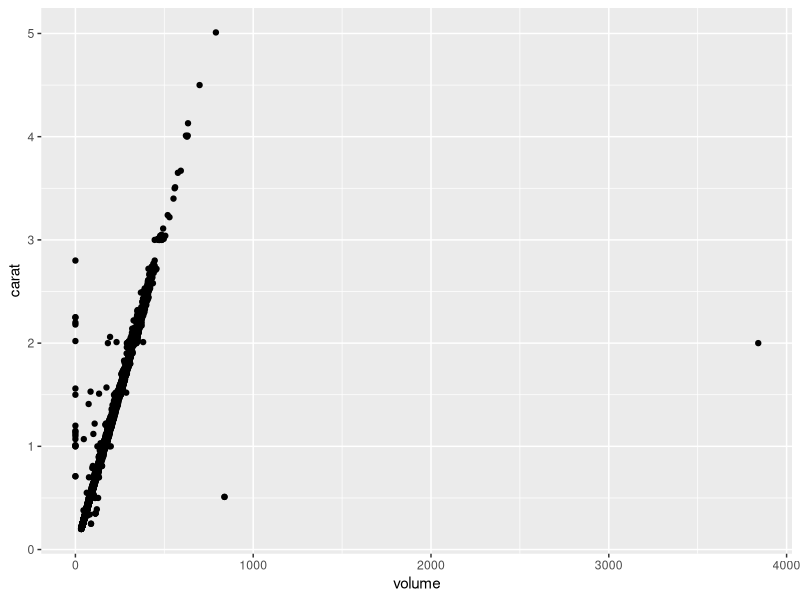

The R source for this figure:
## ---- chunk 1
install.packages("tidyverse")
library(tidyverse)
library(ggplot2)

## ---- chunk 2
help("diamonds")
## ---- chunk 3
levels(diamonds$cut)
## ---- chunk 4
table(diamonds$cut)
## ---- chunk 5
# Restriction du tableau aux diamants dont la coupe est "Fair"

diamonds %>% filter(cut == "Fair", color == "E")
## ---- chunk 6
# Restriction du tableau aux diamants dont la coupe n'est pas "Fair"

diamonds %>% filter(cut != "Fair")
## ---- chunk 7
# Restriction du tableau aux diamants dont la coupe est "Fair" ou "Good"
choix <- c("Fair","Good","Ideal")
diamonds %>% filter(cut %in% choix)
## ---- chunk 8
# Ecrivez votre code ici :
diamonds %>% filter(price > 15000)
  
## ---- chunk 9
#Selection des colonnes Cut, Clarity et Price

diamonds %>% select(cut, clarity, price)  

#Remarque : les noms des colonnes ne sont pas entre guillemets

## ---- chunk 10
# Selection des colonnes Cut, Clarity et Price en utilisant le symbole -

diamonds %>% select(-cut, -clarity, -price)  

# Selection des colonnes Cut, Clarity et Price en utilisant le symbole ! et la fonction c()

diamonds %>% select(!c(cut, clarity, price))  


## ---- chunk 11
# Selection de toutes les colonnes commençant par la lettre "c"

diamonds %>% select(starts_with("c")) # la chaine de caractère est entre guillements
## ---- chunk 12
# Ecrivez votre code ici :

 
  
  
## ---- chunk 13
# Ajout de la colonne "volume" au dataset diamonds avec la fonction mutate

diamonds %>% mutate(volume = x * y * z)  #le nom de la colonne n'est pas entre guillemets
## ---- chunk 14
# Scatter plot du poids des diamants en fonction de leur volume

diamonds %>% 
  mutate(volume = x * y * z) %>% 
  ggplot() +                                  # Attention à ne pas confondre le + de ggplot et %>%
  geom_point(aes(x=volume, y = carat))
## ---- chunk 15
# Ecrivez votre code ici :

  
## ---- chunk 16
# Ecrivez votre code ici :

